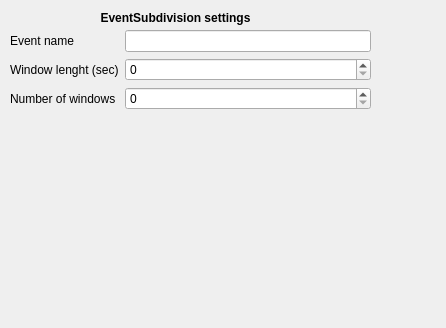
<?xml version="1.0" encoding="UTF-8"?>
<ui version="4.0">
 <class>EventSubdivisionSettingsView</class>
 <widget class="QWidget" name="EventSubdivisionSettingsView">
  <property name="geometry">
   <rect>
    <x>0</x>
    <y>0</y>
    <width>446</width>
    <height>328</height>
   </rect>
  </property>
  <property name="windowTitle">
   <string>Form</string>
  </property>
  <widget class="QLabel" name="label_8">
   <property name="geometry">
    <rect>
     <x>90</x>
     <y>10</y>
     <width>171</width>
     <height>16</height>
    </rect>
   </property>
   <property name="font">
    <font>
     <weight>75</weight>
     <bold>true</bold>
    </font>
   </property>
   <property name="text">
    <string>EventSubdivision settings</string>
   </property>
   <property name="alignment">
    <set>Qt::AlignCenter</set>
   </property>
  </widget>
  <widget class="QWidget" name="formLayoutWidget">
   <property name="geometry">
    <rect>
     <x>10</x>
     <y>30</y>
     <width>361</width>
     <height>80</height>
    </rect>
   </property>
   <layout class="QFormLayout" name="formLayout">
    <item row="0" column="0">
     <widget class="QLabel" name="label">
      <property name="text">
       <string>Event name</string>
      </property>
     </widget>
    </item>
    <item row="0" column="1">
     <widget class="QLineEdit" name="events_names_lineEdit">
      <property name="toolTip">
       <string>String of desired events separated by ; 
An empty string will do every events. (e.g N1 or N1;N2;N3;R)</string>
      </property>
     </widget>
    </item>
    <item row="1" column="0">
     <widget class="QLabel" name="label_2">
      <property name="text">
       <string>Window lenght (sec)</string>
      </property>
     </widget>
    </item>
    <item row="1" column="1">
     <widget class="QSpinBox" name="win_time_spinbox">
      <property name="toolTip">
       <string>Window lenght of the subdivision in seconds. 
Must be a dividers of the original event duration.</string>
      </property>
     </widget>
    </item>
    <item row="2" column="0">
     <widget class="QLabel" name="label_3">
      <property name="text">
       <string>Number of windows</string>
      </property>
     </widget>
    </item>
    <item row="2" column="1">
     <widget class="QSpinBox" name="n_window_spinBox">
      <property name="toolTip">
       <string>&lt;html&gt;&lt;head/&gt;&lt;body&gt;&lt;p&gt;Optional. The number of window overlapping inside the previous event. 0 if there is no overlapping.&lt;/p&gt;&lt;/body&gt;&lt;/html&gt;</string>
      </property>
     </widget>
    </item>
   </layout>
  </widget>
 </widget>
 <resources/>
 <connections/>
 <slots>
  <slot>on_choose()</slot>
  <slot>on_input_format_changed()</slot>
 </slots>
</ui>
